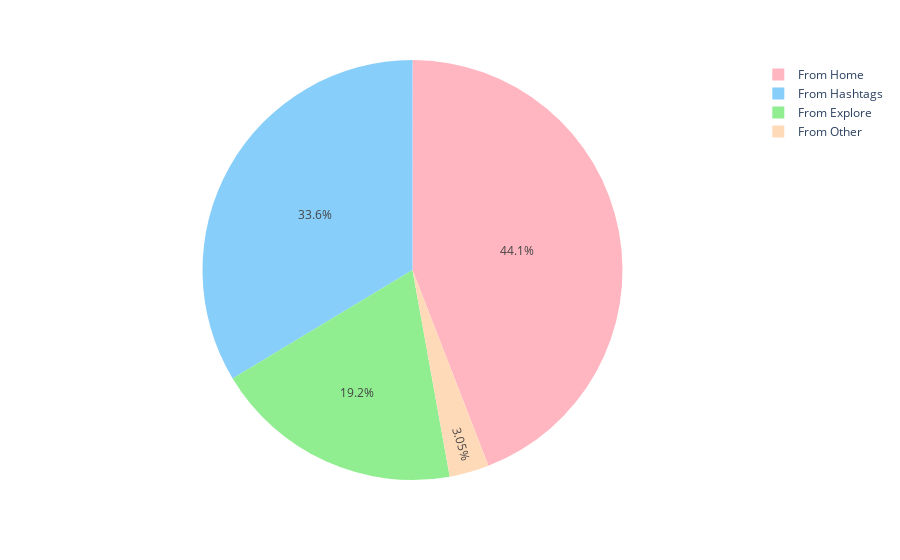

Here is the notebook cell this chart was saved with:
### Code cell
reach_sources=['From Home', 'From Hashtags', 'From Explore', 'From Other']
reach_counts=[data[source].sum()for source in reach_sources]


colors = ['#FFB6C1', '#87CEFA', '#90EE90', '#FFDAB9']

fig=px.pie(data_frame=data,names=reach_sources,
           values=reach_counts,
           color_discrete_sequence=colors)
fig.show()

### Figure 1 — Plotly figure (JSON) as saved in the notebook; plotly's stock layout.template omitted (floating-point values rounded to 4 significant figures)
{"data": [{"domain": {"x": [0, 1], "y": [0, 1]}, "hovertemplate": "label=%{label}<br>value=%{value}<extra></extra>", "labels": ["From Home", "From Hashtags", "From Explore", "From Other"], "legendgroup": "", "name": "", "showlegend": true, "type": "pie", "values": [294619, 224614, 128294, 20360]}], "layout": {"legend": {"tracegroupgap": 0}, "margin": {"t": 60}, "piecolorway": ["#FFB6C1", "#87CEFA", "#90EE90", "#FFDAB9"]}}
